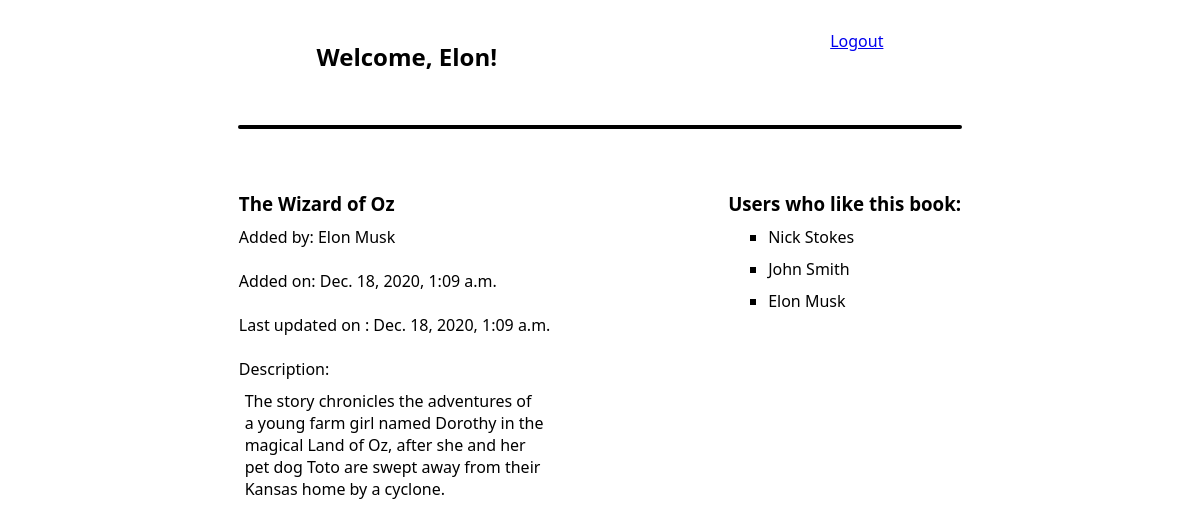
Page /books/15/view (signed in) on the committed database.
### books_app/models.py (models this page shows, shortened)
class User(models.Model):
    first_name = models.CharField(max_length=45)
    last_name = models.CharField(max_length=45)
    email = models.EmailField(max_length=45)
    password = models.CharField(max_length=70)
    created_at = models.DateTimeField(auto_now_add=True)
    updated_at = models.DateTimeField(auto_now=True)
    objects = UserManager()

class Books(models.Model):
    title = models.CharField(max_length=255)
    description = models.TextField(null=True)
    uploaded_by = models.ForeignKey(User, related_name="books_uploaded", on_delete = models.CASCADE)
    users_who_like = models.ManyToManyField(User, related_name="liked_books")
    created_at = models.DateTimeField(auto_now_add=True)
    updated_at = models.DateTimeField(auto_now=True)
    objects = BookManager()

### books_app/views.py (the view)
# urls.py: path('books/<int:id>/view', views.view),
def view(request, id):
    book = Books.objects.get(id = id)
    user = User.objects.get(id=request.session['user_id'])
    context = {
            "book": book,
            "user": User.objects.get(id=request.session['user_id']),
            "books": Books.objects.get(id = id),
            "users_who_like": book.users_who_like.all()
        }
    return render(request, "view.html", context)

### books_app/templates/view.html (shortened to what this page needs)
<!DOCTYPE html>
<html lang="en">
<head>
    {% load static %}
    <link rel="stylesheet" href="{% static 'css/index.css' %}" />
</head>
<body>
    <div class="boxes">
        <div class="box1">
            <h2>Welcome, {{ user.first_name }}!</h2><br>
        </div>
        <div class="box2">
            <a class="logout" href="/logout" method=post>Logout</a>
        </div>
    </div>
    <div class="line"></div><br>
    <div class="boxes">
        <div class="box1">
        <h3>{{ books.title }}</h3>
        Added by: {{ books.uploaded_by.first_name }} {{ books.uploaded_by.last_name }} <br><br>
        Added on: {{ books.created_at }} <br><br>
        Last updated on : {{ books.updated_at }} <br><br>
        Description: <br>
        <div class="desc">
            {{ books.description }}
        </div>
        </div>
        <div class="box2">
        <h3>Users who like this book:</h3>
        {% for user_who_likes in users_who_like %}
        <ul>
            <li class="users_who_like">
                {{ user_who_likes.first_name }} {{ user_who_likes.last_name }}
            </li>
        </ul>
        {% endfor %}
        </div>
    </div>
</body>
</html>

### books_app/static/css/index.css (style rules this page uses)
* { margin: 10px auto; font-family: 'Segoe UI', Tahoma, Geneva, Verdana, sans-serif; }
.boxes { display: flex; justify-content: center; width: 75%; }
.line { border: 2px solid black; height: 0px; width: 60%; border-radius: 30px; }
li { list-style-type: none; }
.desc { width: 300px; }
.users_who_like { list-style-type: square; }

### rows in the picture
User: first_name "Elon", last_name "Musk"
Books: title "The Wizard of Oz", uploaded_by.first_name "Elon", uploaded_by.last_name "Musk", created_at "Dec. 18, 2020, 1:09 a.m.", updated_at "Dec. 18, 2020, 1:09 a.m.", description "The story chronicles the adventures of a young farm girl named Dorothy in the magical Land of Oz, after she and her pet dog Toto are swept away from their Kansas home by a cyclone."
User: first_name "Nick", last_name "Stokes"
User: first_name "John", last_name "Smith"
